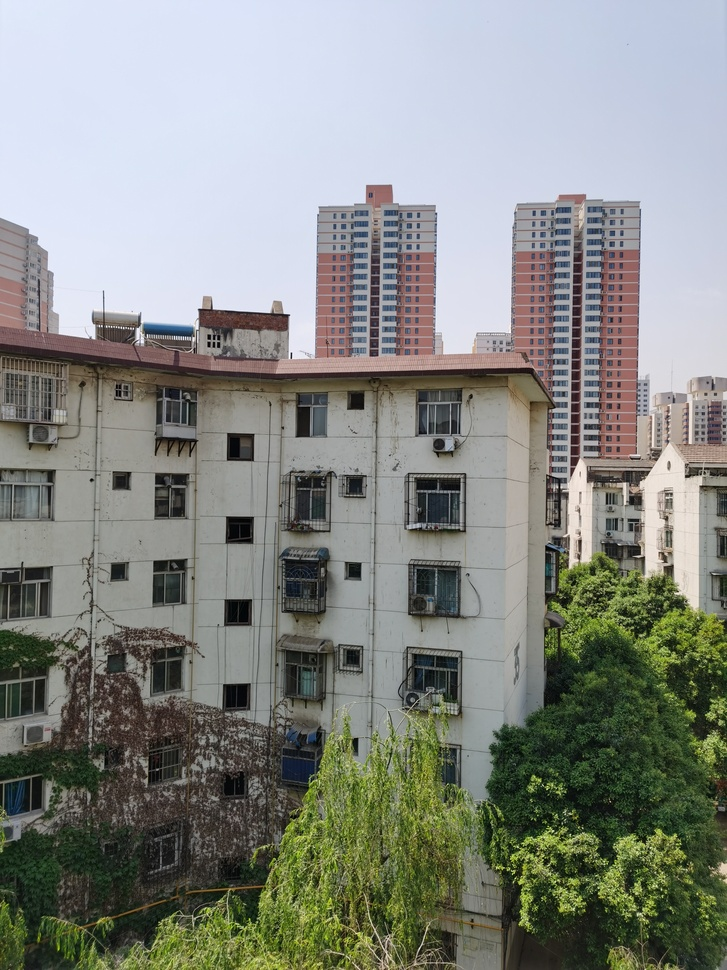
#> input picture outL.jpg, 727 x 970 px, shrunk from 2736 x 3648 before the run
$ python ImageStitching.py
#> lines starting #> are read from the running program, lines starting #| are printed output that depends on the picture
#> further down, img1 is the input picture: shape (970, 727, 3); mean B, G, R 132.3, 137.8, 134.7
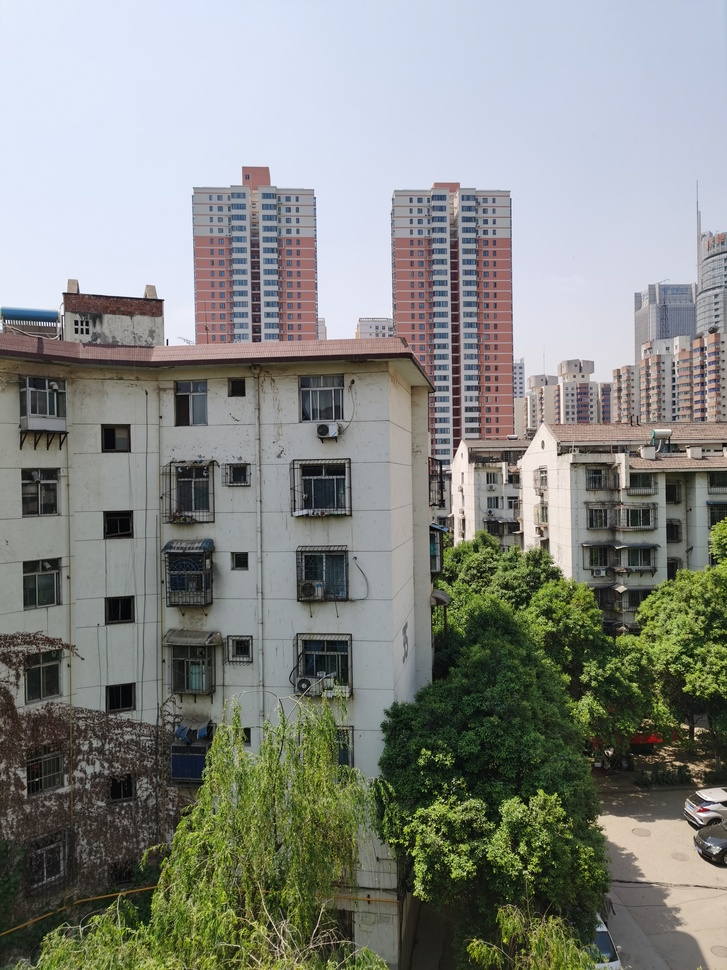
#> input picture outM.jpg, 727 x 970 px, shrunk from 2736 x 3648 before the run
#> further down, img2 is the input picture: shape (970, 727, 3); mean B, G, R 130.8, 135.9, 133
import cv2 as cv
import numpy as np


class ImageStitching:
    def __init__(self):
        self.ratio = 0.6
        self.min_match = 10
        self.sift_core = cv.xfeatures2d.SIFT_create()
        self.flann_index_kdtree = 0

    def detection(self, image1, image2):
        # 灰度化
        grey_img1 = cv.cvtColor(image1, cv.COLOR_RGB2GRAY)
        grey_img2 = cv.cvtColor(image2, cv.COLOR_RGB2GRAY)
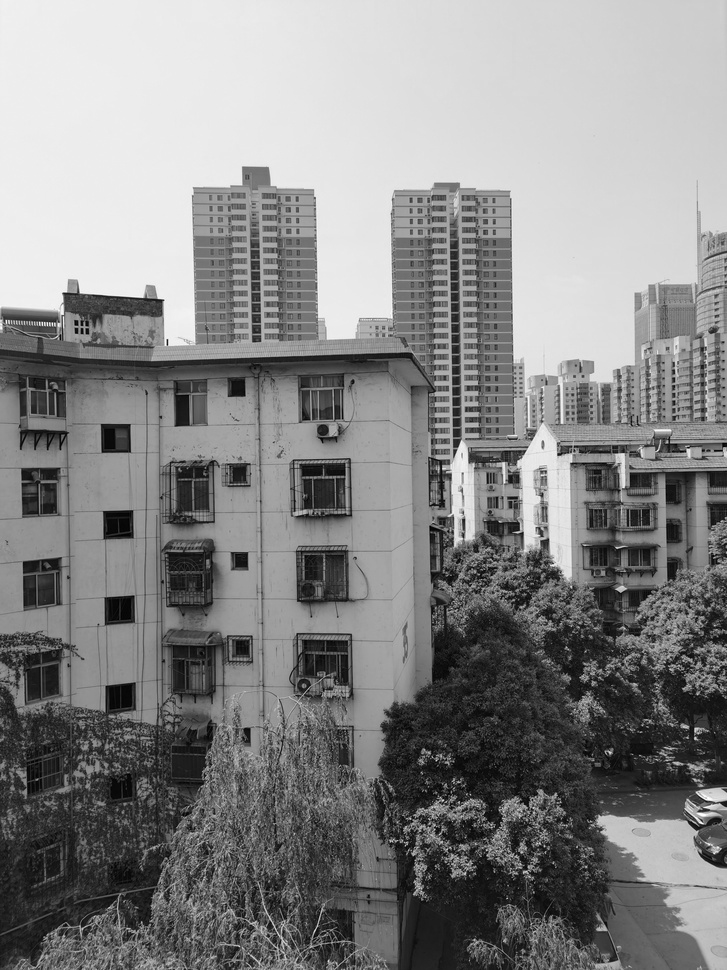
#> grey_img2: shape (970, 727); min 0, max 255, mean 134.1
        cv.imwrite('grey1.jpg', grey_img2)

        # sift提取特征向量
        kp1, des1 = self.sift_core.detectAndCompute(grey_img1, None)
#> kp1 = 5447 keypoints; strongest (x, y, size): (239, 530, 18.9), (238, 612, 18.5), (580, 541, 2.8), (354, 570, 11.1)
        kp2, des2 = self.sift_core.detectAndCompute(grey_img2, None)
#> kp2 = 5554 keypoints; strongest (x, y, size): (695, 738, 2.1), (118, 524, 20.3), (463, 520, 2.6), (701, 822, 1.9)
        # [12 lines of commented-out code are left out]
        print('图(a)极值点数： ', len(kp1))
#| 图(a)极值点数：  5447
        print('图(b)极值点数： ', len(kp2))
#| 图(b)极值点数：  5554
        # k-d树，FLANN寻找匹配点
        indexParams = dict(algorithm=self.flann_index_kdtree, trees=5)
        searchParams = dict(checks=100)
        flann = cv.FlannBasedMatcher(indexParams, searchParams)
        matches = flann.knnMatch(des1, des2, k=2)
#> matches = 5447 matches
        # KNN筛选欧氏距离在0.7内的匹配点
        good_points = []
        good_matches = []
        for m, n in matches:
            if m.distance < self.ratio * n.distance:
                good_points.append((m.trainIdx, m.queryIdx))
                good_matches.append([m])
#> after the loop, good_matches = 1782 matches; good_points = 1782 pairs, first value 15 to 4438, second value 195 to 5425
        matched_image = cv.drawMatchesKnn(image1, kp1, image2, kp2, good_matches, None, flags=2)
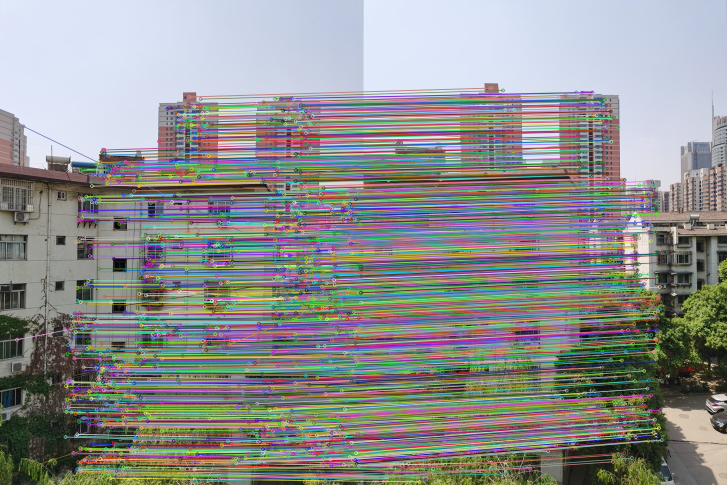
#> matched_image: shape (970, 1454, 3) (shown at 1/2 size); mean B, G, R 142.1, 143.1, 142.2
        # RANSAC 计算单应矩阵
        h_matrix = None
        if len(good_matches) > self.min_match:
            image1_kp = np.float32([kp1[i].pt for (_, i) in good_points])
#> image1_kp = 1782 pairs, first value 33.29 to 722.3, second value 193.4 to 964.4
            image2_kp = np.float32([kp2[i].pt for (i, _) in good_points])
#> image2_kp = 1782 pairs, first value 6.2 to 595.8, second value 175.7 to 963.3
            h_matrix, _ = cv.findHomography(image2_kp, image1_kp, cv.RANSAC, 5.0)
#> h_matrix = [[0.842, -0.0342, 149.6], [-0.0628, 0.917, 38.06], [-0.000194, -2.22e-05, 1]]
        cv.imwrite('matched.jpg', matched_image)
        print('筛选优化后匹配点数： ', len(good_points))
#| 筛选优化后匹配点数：  1782
        print(h_matrix)
#| [[ 8.41939127e-01 -3.41533487e-02  1.49550651e+02]
#|  [-6.28127085e-02  9.16996058e-01  3.80643216e+01]
#|  [-1.94384579e-04 -2.22336979e-05  1.00000000e+00]]
        return h_matrix

    def get_gradient_mask(self, image1, image2, is_right):
        height_img1 = image1.shape[0]
        width_img1 = image1.shape[1]
        width_img2 = image2.shape[1]
        height_panorama = height_img1
        width_panorama = width_img1 + width_img2
        smoothing_window_size = (width_img1 + width_img2) / 6
        offset = int(smoothing_window_size / 2)
        barrier = image1.shape[1] - int(smoothing_window_size / 2)
        mask = np.zeros((height_panorama, width_panorama))
        if is_right == 0:
            mask[:, barrier - offset:barrier + offset] = np.tile(np.linspace(1, 0, 2 * offset).T, (height_panorama, 1))
            mask[:, :barrier - offset] = 1
        else:
            mask[:, barrier - offset:barrier + offset] = np.tile(np.linspace(0, 1, 2 * offset).T, (height_panorama, 1))
            mask[:, barrier + offset:] = 1
        return cv.merge([mask, mask, mask])

    def get_hat_mask(self, image1, image2, is_right):
        height_img1 = image1.shape[0]
        width_img1 = image1.shape[1]
        width_img2 = image2.shape[1]
        height_panorama = height_img1
        width_panorama = width_img1 + width_img2
        mask = np.zeros((height_panorama, width_panorama))
        if is_right == 0:
            mask[:, width_img1:] = np.tile(np.linspace(1, 0.5, width_img2).T, (height_panorama, 1))
            mask[:, :width_img1] = 1
        else:
            mask[:, :width_img1] = np.tile(np.linspace(0.5, 1,width_img1).T, (height_panorama, 1))
            mask[:, :width_img1] = 1
        return cv.merge([mask, mask, mask])

    def blending(self, image1, image2):
        H = self.detection(image1, image2)
#> H has the same summary as h_matrix in detection
        height_img1 = image1.shape[0]
#> height_img1 = 970
        width_img1 = image1.shape[1]
#> width_img1 = 727
        width_img2 = image2.shape[1]
#> width_img2 = 727
        height_panorama = height_img1
#> height_panorama = 970
        width_panorama = width_img1 + width_img2
#> width_panorama = 1454

        panorama1 = np.zeros((height_panorama, width_panorama, 3))
        mask1 = self.get_gradient_mask(image1, image2, 0)
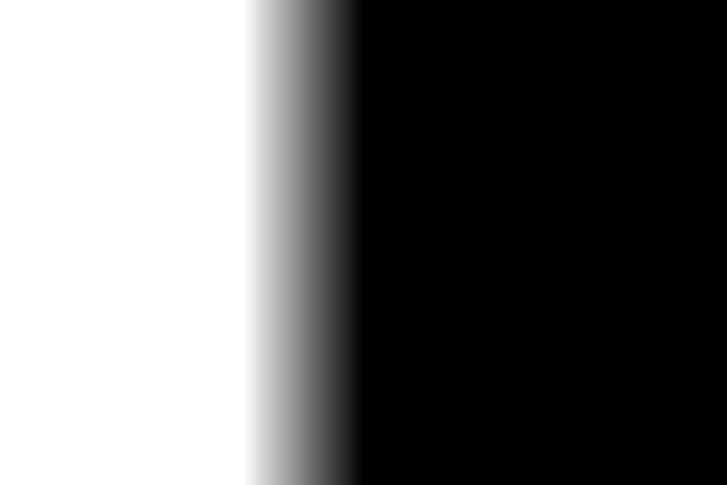
#> mask1: shape (970, 1454, 3) float64 (shown at 1/2 size); min 0, max 1, mean 0.417
        panorama1[0:image1.shape[0], 0:image1.shape[1], :] = image1
        panorama1 *= mask1
        mask2 = self.get_gradient_mask(image1, image2, 1)
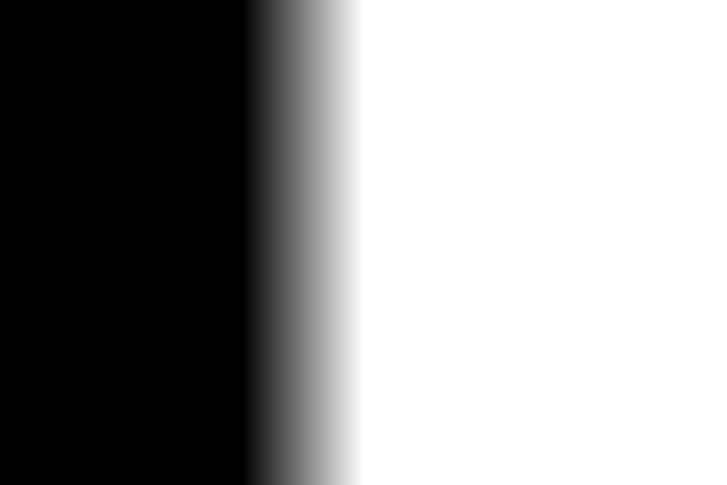
#> mask2: shape (970, 1454, 3) float64 (shown at 1/2 size); min 0, max 1, mean 0.583
        panorama2 = cv.warpPerspective(image2, H, (width_panorama, height_panorama))* mask2
        result = panorama1 + panorama2
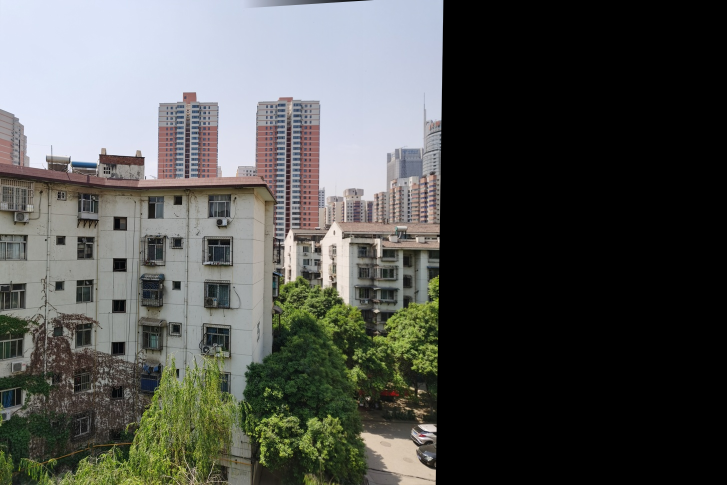
#> result: shape (970, 1454, 3) float64 (shown at 1/2 size); mean B, G, R 80.3, 83.4, 81.7
        rows, cols = np.where(result[:, :, 0] != 0)
        min_row, max_row = min(rows), max(rows) + 1
#> min_row = 0; max_row = 970
        min_col, max_col = min(cols), max(cols) + 1
#> min_col = 0; max_col = 887
        final_result = result[min_row:max_row, min_col:max_col, :]
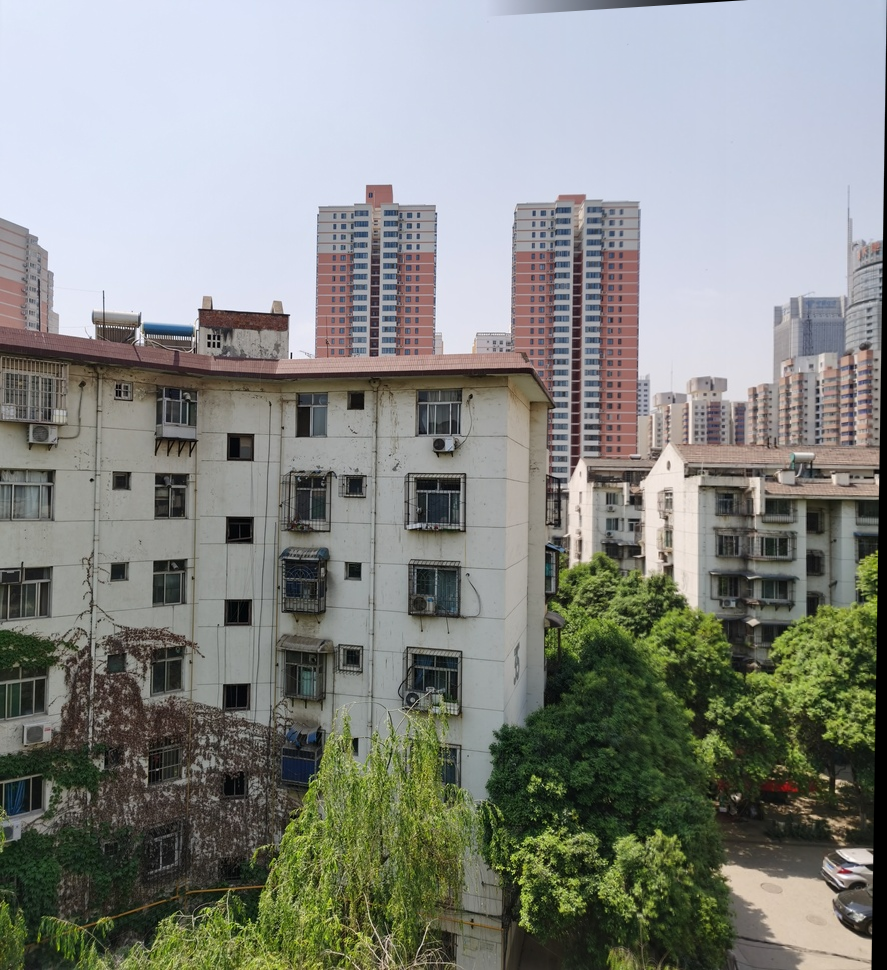
#> final_result: shape (970, 887, 3) float64; mean B, G, R 131.7, 136.7, 133.9
        cv.imwrite('panorama1.jpg', panorama1)
        cv.imwrite('panorama2.jpg', panorama2)
        cv.imwrite('stitched.jpg', final_result)
        return final_result


if __name__ == '__main__':
    img1 = cv.imread('outL.jpg')
    img2 = cv.imread('outM.jpg')
    stitched = ImageStitching().blending(img1, img2)
    # final = ImageStitching().blending(stitched, img3)
    # ImageStitching().detection(img1, img2)
